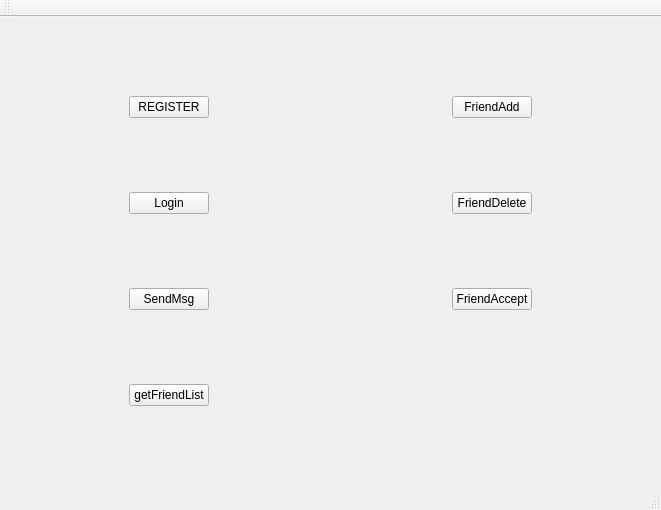
<?xml version="1.0" encoding="UTF-8"?>
<ui version="4.0">
 <class>MainWindow</class>
 <widget class="QMainWindow" name="MainWindow">
  <property name="geometry">
   <rect>
    <x>0</x>
    <y>0</y>
    <width>661</width>
    <height>510</height>
   </rect>
  </property>
  <property name="windowTitle">
   <string>MainWindow</string>
  </property>
  <widget class="QWidget" name="centralWidget">
   <layout class="QGridLayout" name="gridLayout">
    <item row="2" column="0" alignment="Qt::AlignHCenter">
     <widget class="QPushButton" name="pushButton_3">
      <property name="sizePolicy">
       <sizepolicy hsizetype="Fixed" vsizetype="Fixed">
        <horstretch>0</horstretch>
        <verstretch>0</verstretch>
       </sizepolicy>
      </property>
      <property name="text">
       <string>SendMsg</string>
      </property>
     </widget>
    </item>
    <item row="1" column="0" alignment="Qt::AlignHCenter">
     <widget class="QPushButton" name="pushButton">
      <property name="sizePolicy">
       <sizepolicy hsizetype="Fixed" vsizetype="Fixed">
        <horstretch>0</horstretch>
        <verstretch>0</verstretch>
       </sizepolicy>
      </property>
      <property name="text">
       <string>Login</string>
      </property>
     </widget>
    </item>
    <item row="3" column="0" alignment="Qt::AlignHCenter">
     <widget class="QPushButton" name="pushButton_4">
      <property name="sizePolicy">
       <sizepolicy hsizetype="Fixed" vsizetype="Fixed">
        <horstretch>0</horstretch>
        <verstretch>0</verstretch>
       </sizepolicy>
      </property>
      <property name="text">
       <string>getFriendList</string>
      </property>
     </widget>
    </item>
    <item row="0" column="0" alignment="Qt::AlignHCenter">
     <widget class="QPushButton" name="pushButton_2">
      <property name="sizePolicy">
       <sizepolicy hsizetype="Fixed" vsizetype="Fixed">
        <horstretch>0</horstretch>
        <verstretch>0</verstretch>
       </sizepolicy>
      </property>
      <property name="text">
       <string>REGISTER</string>
      </property>
     </widget>
    </item>
    <item row="0" column="1" alignment="Qt::AlignHCenter">
     <widget class="QPushButton" name="pushButton_5">
      <property name="sizePolicy">
       <sizepolicy hsizetype="Fixed" vsizetype="Fixed">
        <horstretch>0</horstretch>
        <verstretch>0</verstretch>
       </sizepolicy>
      </property>
      <property name="text">
       <string>FriendAdd</string>
      </property>
     </widget>
    </item>
    <item row="1" column="1" alignment="Qt::AlignHCenter">
     <widget class="QPushButton" name="pushButton_6">
      <property name="sizePolicy">
       <sizepolicy hsizetype="Fixed" vsizetype="Fixed">
        <horstretch>0</horstretch>
        <verstretch>0</verstretch>
       </sizepolicy>
      </property>
      <property name="text">
       <string>FriendDelete</string>
      </property>
     </widget>
    </item>
    <item row="2" column="1" alignment="Qt::AlignHCenter">
     <widget class="QPushButton" name="pushButton_7">
      <property name="sizePolicy">
       <sizepolicy hsizetype="Fixed" vsizetype="Fixed">
        <horstretch>0</horstretch>
        <verstretch>0</verstretch>
       </sizepolicy>
      </property>
      <property name="text">
       <string>FriendAccept</string>
      </property>
     </widget>
    </item>
   </layout>
  </widget>
  <widget class="QMenuBar" name="menuBar">
   <property name="geometry">
    <rect>
     <x>0</x>
     <y>0</y>
     <width>661</width>
     <height>25</height>
    </rect>
   </property>
  </widget>
  <widget class="QToolBar" name="mainToolBar">
   <attribute name="toolBarArea">
    <enum>TopToolBarArea</enum>
   </attribute>
   <attribute name="toolBarBreak">
    <bool>false</bool>
   </attribute>
  </widget>
  <widget class="QStatusBar" name="statusBar"/>
 </widget>
 <layoutdefault spacing="6" margin="11"/>
 <resources/>
 <connections/>
</ui>
